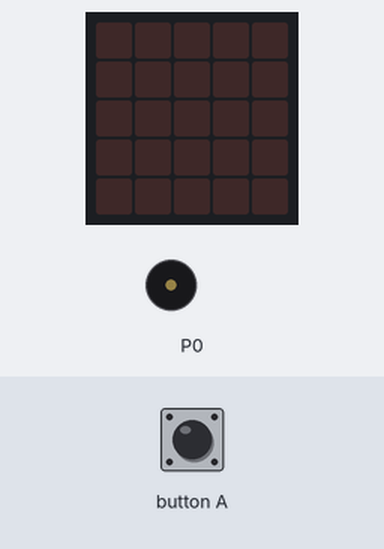
A program run on a simulated BBC micro:bit (MakeCode). Parts: the board's 5×5 LED display, buzzer (waves = sounding). The test bench sets the inputs (shaded band).

Above: at 1.2 s.
1.3 s: button A pressed for 0.15 s
At 2.0 s:
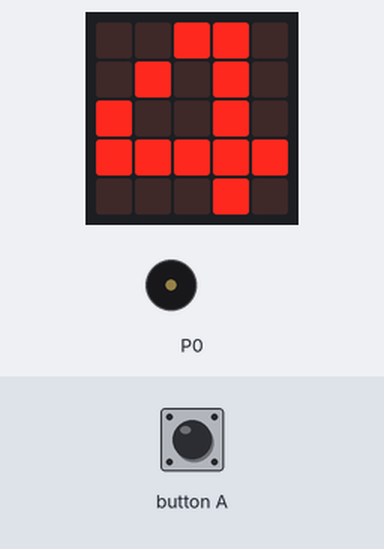
4.4 s: button A pressed for 0.15 s
At 9.6 s:
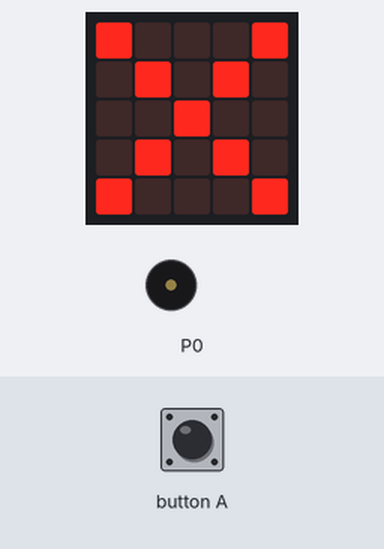
At 10.37 s:
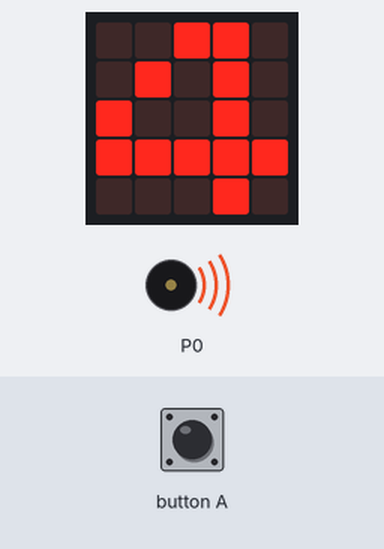
Timing chart, 0 to 14.0 s (numbered marks = the images above; inputs shaded):
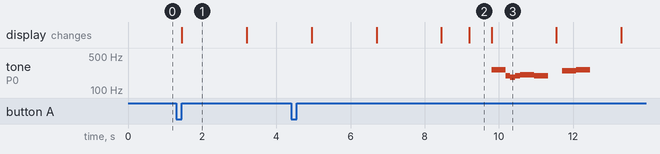

The program:

main.ts
```typescript
let count = 0
let target = 0
input.onButtonPressed(Button.A, function () {
    count = 0
    target = 8
    basic.showNumber(4)
    if (count >= target) {
        basic.showIcon(IconNames.Heart)
        music.startMelody(music.builtInMelody(Melodies.PowerUp), MelodyOptions.Once)
    } else {
        basic.pause(1000)
        basic.showNumber(3)
        if (count >= target) {
            basic.showIcon(IconNames.Heart)
            music.startMelody(music.builtInMelody(Melodies.PowerUp), MelodyOptions.Once)
        } else {
            basic.pause(1000)
            basic.showNumber(2)
            if (count >= target) {
                basic.showIcon(IconNames.Heart)
                music.startMelody(music.builtInMelody(Melodies.PowerUp), MelodyOptions.Once)
            } else {
                basic.pause(1000)
                basic.showNumber(1)
                if (count >= target) {
                    basic.showIcon(IconNames.Heart)
                    music.startMelody(music.builtInMelody(Melodies.PowerUp), MelodyOptions.Once)
                } else {
                    basic.pause(1000)
                    basic.showNumber(0)
                    if (count >= target) {
                        basic.showIcon(IconNames.Heart)
                        music.startMelody(music.builtInMelody(Melodies.PowerUp), MelodyOptions.Once)
                    } else {
                        basic.showIcon(IconNames.No)
                        music.startMelody(music.builtInMelody(Melodies.Punchline), MelodyOptions.Once)
                    }
                }
            }
        }
    }
})
input.onGesture(Gesture.Shake, function () {
    count += 1
})
```

test.ts
```typescript
// 在這裡測試；當此封包作為擴充功能時，將不會編譯此內容。
```

Measured:
- after the input at 1.3 s, the display: changes after 0.15 s (image 1)
- by itself, tone on P0: plays 262 Hz for 0.38 s, 196 Hz for 0.13 s, 185 Hz for 0.13 s, 196 Hz for 0.13 s, 208 Hz for 0.38 s, 196 Hz for 0.38 s … (8 notes in this stretch)
- what the display in image 1 shows lasts 1.7 s, from 1.5 s to 3.2 s
- what the display in image 2 shows lasts 0.6 s, from 9.2 s to 9.8 s
